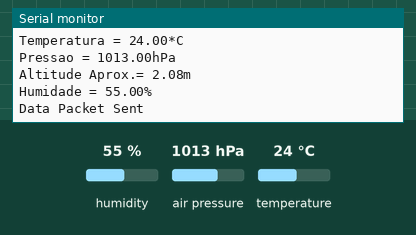
This sketch was run on a simulated Arduino Uno, built for the host (arithmetic inside an expression is 32-bit, double 64-bit). On the bench: the last lines printed to the serial monitor. The test bench sets the inputs (shaded band); at power-on: humidity 55 %, air pressure 1013 hPa, temperature 24 °C. No radio packets arrive unless stated.

Above: at 1.2 s.
1.3 s: humidity set to 22 %
At 3.2 s:
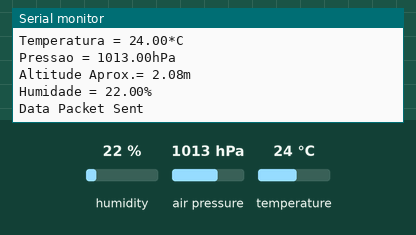
3.3 s: air pressure set to 952 hPa
5.3 s: temperature set to 12 °C
At 6.9 s:
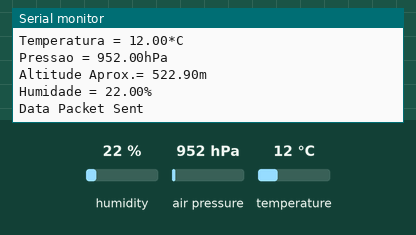
Timing chart, 0 to 8.4 s (numbered marks = the images above; inputs shaded):
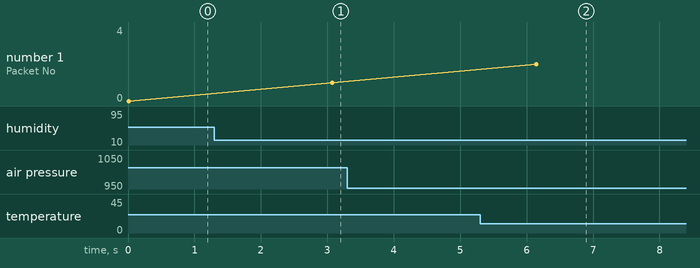

The sketch:

Interface_do_Modulo_Transceptor_NRF24L01_com_STM32_Remetente.ino
```cpp
#include <SPI.h>
#include <Wire.h>
#include <Adafruit_Sensor.h>
#include <Adafruit_BME280.h>
#include <nRF24L01.h>
#include <RF24.h>

RF24 radio(PB0, PA4); // CE, CSN no Blue Pill
const uint64_t address = 0xF0F0F0F0E1LL;
int counter = 0;

float temperature;
float humidity;
float altitude;
float pressure;

#define SEALEVELPRESSURE_HPA (1013.25)

Adafruit_BME280 bme;

struct MyData
{
  int counter;
  float temperature;
  float humidity;
  float altitude;
  float pressure;
};
MyData data;

void setup()
{
   Serial.begin(9600);
   radio.begin();                  //Iniciando a comunicação sem fio
   radio.openWritingPipe(address); //Definir o endereço para onde enviaremos os dados
   radio.setPALevel(RF24_PA_MIN);
   radio.stopListening();          //Isso define o módulo como transmissor

   if (!bme.begin(0x76))
   {
     Serial.println("Não foi possível encontrar um sensor BME280 válido, verifique a fiação!");
     while (1);
   }
}

void loop()
{
  data.counter = counter;
  data.temperature = bme.readTemperature();
  data.pressure = bme.readPressure() / 100.0F;
  data.altitude = bme.readAltitude(SEALEVELPRESSURE_HPA);
  data.humidity = bme.readHumidity();

  Serial.print("Packet No. = ");
  Serial.println(data.counter);
  Serial.print("Temperatura = ");
  Serial.print(data.temperature);
  Serial.println("*C");
  Serial.print("Pressao = ");
  Serial.print(data.pressure);
  Serial.println("hPa");
  Serial.print("Altitude Aprox.= ");
  Serial.print(data.altitude);
  Serial.println("m");
  Serial.print("Humidade = ");
  Serial.print(data.humidity);
  Serial.println("%");
  Serial.println();

  radio.write(&data, sizeof(MyData));

  Serial.println("Data Packet Sent");
  Serial.println("");

  counter++;
  delay(3000);
}
```

Measured:
- after the input at 1.3 s, the serial monitor: prints a new line after 1.8 s (image 1)
- after the input at 5.3 s, the serial monitor: prints a new line after 0.85 s (image 2)
